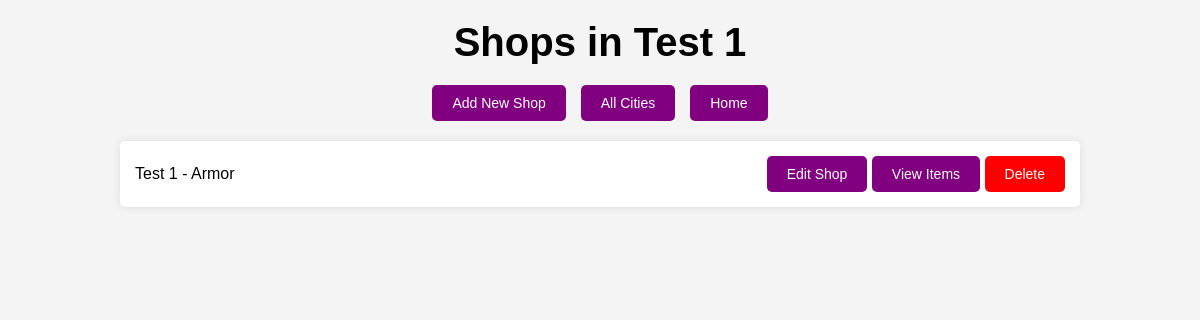
The page /shops/city/1/shops on the database as committed earlier.
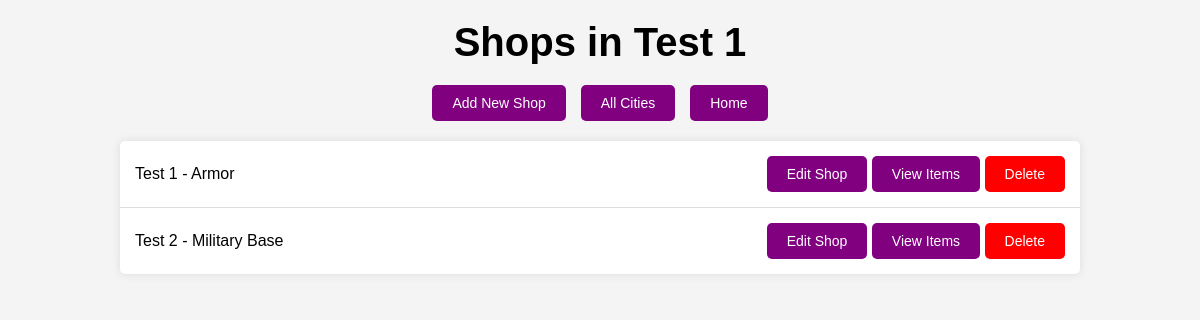
The same page on the database as committed later.
### app/models.py (models this page shows, shortened)
class Shop(db.Model):
    __tablename__ = "shops"
    shop_id = db.Column(db.Integer, primary_key=True)
    type = db.Column(db.String(100), nullable=False)
    name = db.Column(db.String(100), nullable=False)
    cities = db.relationship("City", secondary=shop_cities, back_populates="shops")
    inventory = db.relationship(
        "ShopInventory",
        back_populates="shop",
        cascade="all, delete-orphan"
    )

### app/routes/shop_routes.py (the view)
@shop_bp.route('/city/<int:city_id>/shops', methods=['GET'])
def view_city_shops(city_id):
    city = City.query.get_or_404(city_id)
    shops = city.shops  # Assuming a relationship exists between City and Shop
    print(f"[DEBUG] Displaying {len(shops)} shops for city ID {city_id}")
    return render_template('view_city_shops.html', city=city, shops=shops)

### app/templates/view_city_shops.html (shortened to what this page needs)
<!DOCTYPE html>
<html>
<head>
</head>
<body>
    <h1>Shops in {{ city.name }}</h1>
    <div class="button-container">
        <button class="button" onclick="window.location.href='{{ url_for('shop.add_shop', city_id=city.city_id) }}'">Add New Shop</button>
        <button class="button" onclick="window.location.href='{{ url_for('city.home') }}'">All Cities</button>
        <button class="button" onclick="window.location.href='/'">Home</button>
    </div>
    <ul>
        {% for shop in shops %}
        <li>
            <span>{{ shop.name }} - {{ shop.type }}</span>
            <div>
                <button class="button" onclick="window.location.href='{{ url_for('shop.edit_shop', shop_id=shop.shop_id) }}'">Edit Shop</button>
                <button class="button" onclick="window.location.href='{{ url_for('item.view_items_by_shop', shop_id=shop.shop_id) }}'">View Items</button>
                <form method="POST" action="{{ url_for('shop.delete_shop', shop_id=shop.shop_id) }}" style="display:inline;">
                    <button type="submit" class="delete-button">Delete</button>
                </form>
            </div>
        </li>
        {% endfor %}
    </ul>
</body>
</html>

Rows that differ between the two databases and show on the page:
added Shop: name "Test 2", type "Military Base"
